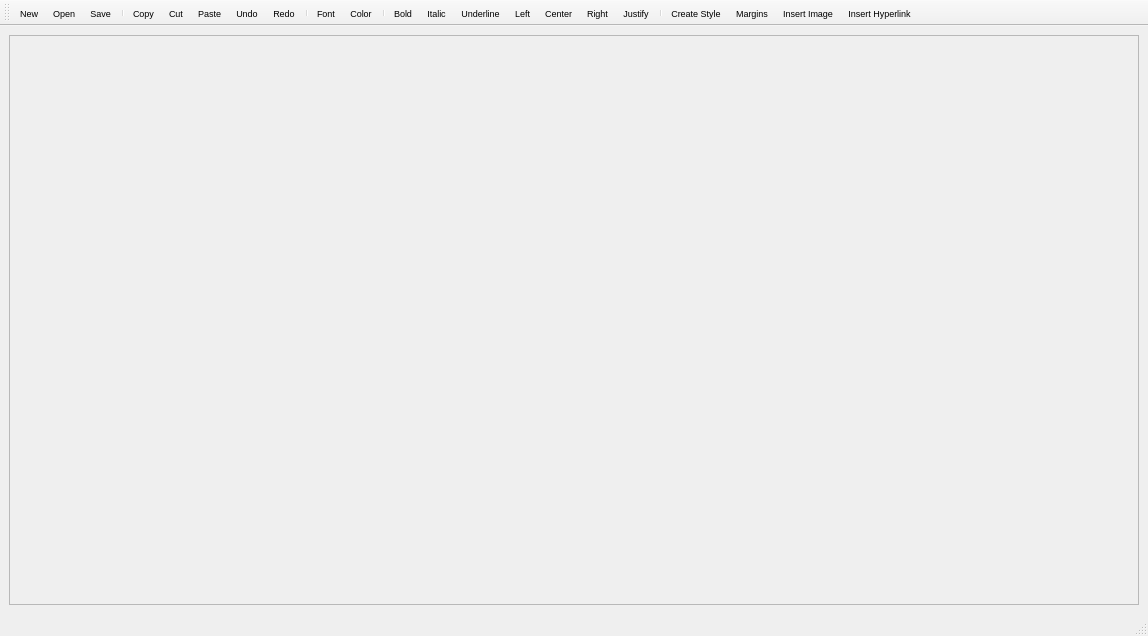
<?xml version="1.0" encoding="UTF-8"?>
<ui version="4.0">
 <class>MainWindow</class>
 <widget class="QMainWindow" name="MainWindow">
  <property name="geometry">
   <rect>
    <x>0</x>
    <y>0</y>
    <width>1148</width>
    <height>636</height>
   </rect>
  </property>
  <property name="windowTitle">
   <string>MainWindow</string>
  </property>
  <widget class="QWidget" name="centralwidget">
   <property name="font">
    <font>
     <pointsize>8</pointsize>
     <bold>true</bold>
    </font>
   </property>
   <layout class="QGridLayout" name="gridLayout">
    <item row="0" column="0">
     <widget class="QScrollArea" name="scrollArea">
      <property name="font">
       <font>
        <pointsize>8</pointsize>
        <bold>false</bold>
       </font>
      </property>
      <property name="widgetResizable">
       <bool>true</bool>
      </property>
      <widget class="QWidget" name="scrollAreaWidgetContents">
       <property name="geometry">
        <rect>
         <x>0</x>
         <y>0</y>
         <width>1128</width>
         <height>567</height>
        </rect>
       </property>
      </widget>
     </widget>
    </item>
   </layout>
  </widget>
  <widget class="QStatusBar" name="statusbar"/>
  <widget class="QToolBar" name="toolBar">
   <property name="maximumSize">
    <size>
     <width>16777215</width>
     <height>35</height>
    </size>
   </property>
   <property name="font">
    <font>
     <pointsize>7</pointsize>
    </font>
   </property>
   <property name="windowTitle">
    <string>toolBar</string>
   </property>
   <property name="iconSize">
    <size>
     <width>25</width>
     <height>25</height>
    </size>
   </property>
   <attribute name="toolBarArea">
    <enum>TopToolBarArea</enum>
   </attribute>
   <attribute name="toolBarBreak">
    <bool>false</bool>
   </attribute>
   <addaction name="actionNew"/>
   <addaction name="actionOpen"/>
   <addaction name="actionSave"/>
   <addaction name="separator"/>
   <addaction name="actionCopy"/>
   <addaction name="actionCut"/>
   <addaction name="actionPaste"/>
   <addaction name="actionUndo"/>
   <addaction name="actionRedo"/>
   <addaction name="separator"/>
   <addaction name="actionFont"/>
   <addaction name="actionColor"/>
   <addaction name="separator"/>
   <addaction name="actionBold"/>
   <addaction name="actionItalic"/>
   <addaction name="actionUnderline"/>
   <addaction name="actionLeft_2"/>
   <addaction name="actionCenter_2"/>
   <addaction name="actionRight_2"/>
   <addaction name="actionJustify"/>
   <addaction name="separator"/>
   <addaction name="actionCreate_Style_1"/>
   <addaction name="actionMargins"/>
   <addaction name="actionImage"/>
   <addaction name="actionInsert_Hyperlink"/>
  </widget>
  <action name="actionNew">
   <property name="text">
    <string>New</string>
   </property>
  </action>
  <action name="actionOpen">
   <property name="checkable">
    <bool>false</bool>
   </property>
   <property name="checked">
    <bool>false</bool>
   </property>
   <property name="enabled">
    <bool>true</bool>
   </property>
   <property name="text">
    <string>Open</string>
   </property>
  </action>
  <action name="actionSave">
   <property name="checkable">
    <bool>false</bool>
   </property>
   <property name="checked">
    <bool>false</bool>
   </property>
   <property name="text">
    <string>Save</string>
   </property>
  </action>
  <action name="actionSave_As">
   <property name="icon">
    <iconset>
     <normaloff>:/icons/image/folder.png</normaloff>:/icons/image/folder.png</iconset>
   </property>
   <property name="text">
    <string>Save As</string>
   </property>
  </action>
  <action name="actionPrint">
   <property name="text">
    <string>Print</string>
   </property>
  </action>
  <action name="actionCopy">
   <property name="text">
    <string>Copy</string>
   </property>
  </action>
  <action name="actionCut">
   <property name="text">
    <string>Cut</string>
   </property>
  </action>
  <action name="actionPaste">
   <property name="text">
    <string>Paste</string>
   </property>
  </action>
  <action name="actionUndo">
   <property name="text">
    <string>Undo</string>
   </property>
  </action>
  <action name="actionRedo">
   <property name="text">
    <string>Redo</string>
   </property>
  </action>
  <action name="actionFont">
   <property name="text">
    <string>Font</string>
   </property>
  </action>
  <action name="actionColor">
   <property name="text">
    <string>Color</string>
   </property>
  </action>
  <action name="actionBold">
   <property name="text">
    <string>Bold</string>
   </property>
  </action>
  <action name="actionItalic">
   <property name="text">
    <string>Italic</string>
   </property>
  </action>
  <action name="actionLeft">
   <property name="text">
    <string>Left</string>
   </property>
  </action>
  <action name="actionCenter">
   <property name="text">
    <string>Center</string>
   </property>
  </action>
  <action name="actionRight">
   <property name="text">
    <string>Right</string>
   </property>
  </action>
  <action name="actionCreate_Style_1">
   <property name="text">
    <string>Create Style</string>
   </property>
  </action>
  <action name="actionPrint_3">
   <property name="text">
    <string>Print</string>
   </property>
  </action>
  <action name="actionPrint_Preview">
   <property name="text">
    <string>Print Preview</string>
   </property>
  </action>
  <action name="actionExport_PDF">
   <property name="icon">
    <iconset>
     <normaloff>:/icons/image/icons8-export-pdf-40.png</normaloff>:/icons/image/icons8-export-pdf-40.png</iconset>
   </property>
   <property name="text">
    <string>Export PDF</string>
   </property>
  </action>
  <action name="actionExit_2">
   <property name="icon">
    <iconset>
     <normaloff>:/icons/image/Delete-80_icon-icons.com_57340.png</normaloff>:/icons/image/Delete-80_icon-icons.com_57340.png</iconset>
   </property>
   <property name="text">
    <string>Exit</string>
   </property>
  </action>
  <action name="actionUnderline">
   <property name="text">
    <string>Underline</string>
   </property>
  </action>
  <action name="actionLeft_2">
   <property name="text">
    <string>Left</string>
   </property>
  </action>
  <action name="actionCenter_2">
   <property name="text">
    <string>Center</string>
   </property>
  </action>
  <action name="actionRight_2">
   <property name="text">
    <string>Right</string>
   </property>
  </action>
  <action name="actionJustify">
   <property name="text">
    <string>Justify</string>
   </property>
  </action>
  <action name="actionNew_2">
   <property name="text">
    <string>New</string>
   </property>
  </action>
  <action name="actionNew_3">
   <property name="icon">
    <iconset>
     <normaloff>:/icons/image/windows-copy-icon-28.png</normaloff>:/icons/image/windows-copy-icon-28.png</iconset>
   </property>
   <property name="text">
    <string>New</string>
   </property>
  </action>
  <action name="actionOpen_2">
   <property name="icon">
    <iconset>
     <normaloff>:/icons/image/open.png</normaloff>:/icons/image/open.png</iconset>
   </property>
   <property name="text">
    <string>Open</string>
   </property>
  </action>
  <action name="actionSave_2">
   <property name="icon">
    <iconset>
     <normaloff>:/icons/image/save.png</normaloff>:/icons/image/save.png</iconset>
   </property>
   <property name="text">
    <string>Save</string>
   </property>
  </action>
  <action name="actionSave_As_2">
   <property name="icon">
    <iconset>
     <normaloff>:/icons/image/folder.png</normaloff>:/icons/image/folder.png</iconset>
   </property>
   <property name="text">
    <string>Save As</string>
   </property>
  </action>
  <action name="actionPrint_2">
   <property name="icon">
    <iconset>
     <normaloff>:/icons/image/printer.png</normaloff>:/icons/image/printer.png</iconset>
   </property>
   <property name="text">
    <string>Print</string>
   </property>
  </action>
  <action name="actionPrint_Preview_2">
   <property name="icon">
    <iconset>
     <normaloff>:/icons/image/file.png</normaloff>:/icons/image/file.png</iconset>
   </property>
   <property name="text">
    <string>Print Preview</string>
   </property>
  </action>
  <action name="actionExport_PDF_2">
   <property name="icon">
    <iconset>
     <normaloff>:/icons/image/icons8-export-pdf-40.png</normaloff>:/icons/image/icons8-export-pdf-40.png</iconset>
   </property>
   <property name="text">
    <string>Export PDF</string>
   </property>
  </action>
  <action name="actionExit_3">
   <property name="icon">
    <iconset>
     <normaloff>:/icons/image/Delete-80_icon-icons.com_57340.png</normaloff>:/icons/image/Delete-80_icon-icons.com_57340.png</iconset>
   </property>
   <property name="text">
    <string>Exit</string>
   </property>
  </action>
  <action name="actionCopy_2">
   <property name="icon">
    <iconset>
     <normaloff>:/icons/image/copy.png</normaloff>:/icons/image/copy.png</iconset>
   </property>
   <property name="text">
    <string>Copy</string>
   </property>
  </action>
  <action name="actionCut_2">
   <property name="icon">
    <iconset>
     <normaloff>:/icons/image/cutting.png</normaloff>:/icons/image/cutting.png</iconset>
   </property>
   <property name="text">
    <string>Cut</string>
   </property>
  </action>
  <action name="actionPaste_2">
   <property name="icon">
    <iconset>
     <normaloff>:/icons/image/files.png</normaloff>:/icons/image/files.png</iconset>
   </property>
   <property name="text">
    <string>Paste</string>
   </property>
  </action>
  <action name="actionUndo_2">
   <property name="icon">
    <iconset>
     <normaloff>:/icons/image/undo.png</normaloff>:/icons/image/undo.png</iconset>
   </property>
   <property name="text">
    <string>Undo</string>
   </property>
  </action>
  <action name="actionRedo_2">
   <property name="icon">
    <iconset>
     <normaloff>:/icons/image/redo.png</normaloff>:/icons/image/redo.png</iconset>
   </property>
   <property name="text">
    <string>Redo</string>
   </property>
  </action>
  <action name="actionFont_2">
   <property name="icon">
    <iconset>
     <normaloff>:/icons/image/font.png</normaloff>:/icons/image/font.png</iconset>
   </property>
   <property name="text">
    <string>Font</string>
   </property>
  </action>
  <action name="actionColor_2">
   <property name="icon">
    <iconset>
     <normaloff>:/icons/image/eye-dropper.png</normaloff>:/icons/image/eye-dropper.png</iconset>
   </property>
   <property name="text">
    <string>Color</string>
   </property>
  </action>
  <action name="actionBold_2">
   <property name="icon">
    <iconset>
     <normaloff>:/icons/image/bold.png</normaloff>:/icons/image/bold.png</iconset>
   </property>
   <property name="text">
    <string>Bold</string>
   </property>
  </action>
  <action name="actionItalic_2">
   <property name="icon">
    <iconset>
     <normaloff>:/icons/image/italic-font.png</normaloff>:/icons/image/italic-font.png</iconset>
   </property>
   <property name="text">
    <string>Italic</string>
   </property>
  </action>
  <action name="actionLeft_3">
   <property name="text">
    <string>Left</string>
   </property>
  </action>
  <action name="actionCenter_3">
   <property name="text">
    <string>Center</string>
   </property>
  </action>
  <action name="actionRight_3">
   <property name="text">
    <string>Right</string>
   </property>
  </action>
  <action name="actionUnderline_2">
   <property name="icon">
    <iconset>
     <normaloff>:/icons/image/underline.png</normaloff>:/icons/image/underline.png</iconset>
   </property>
   <property name="text">
    <string>Underline</string>
   </property>
  </action>
  <action name="actionLeft_4">
   <property name="icon">
    <iconset>
     <normaloff>:/icons/image/align-left.png</normaloff>:/icons/image/align-left.png</iconset>
   </property>
   <property name="text">
    <string>Left</string>
   </property>
  </action>
  <action name="actionCenter_4">
   <property name="icon">
    <iconset>
     <normaloff>:/icons/image/align_text_center_icon_155836.png</normaloff>:/icons/image/align_text_center_icon_155836.png</iconset>
   </property>
   <property name="text">
    <string>Center</string>
   </property>
  </action>
  <action name="actionRighy">
   <property name="icon">
    <iconset>
     <normaloff>:/icons/image/align-right.png</normaloff>:/icons/image/align-right.png</iconset>
   </property>
   <property name="text">
    <string>Right</string>
   </property>
  </action>
  <action name="actionJustify_2">
   <property name="icon">
    <iconset>
     <normaloff>:/icons/image/align.png</normaloff>:/icons/image/align.png</iconset>
   </property>
   <property name="text">
    <string>Justify</string>
   </property>
  </action>
  <action name="actionText_Highlight_2">
   <property name="icon">
    <iconset>
     <normaloff>:/icons/image/icons8-selective-highlighting-24.png</normaloff>:/icons/image/icons8-selective-highlighting-24.png</iconset>
   </property>
   <property name="text">
    <string>Text Highlight</string>
   </property>
  </action>
  <action name="actionImage">
   <property name="text">
    <string>Insert Image</string>
   </property>
  </action>
  <action name="actionCreate_Style">
   <property name="icon">
    <iconset>
     <normaloff>:/icons/image/icons8-selective-highlighting-24.png</normaloff>:/icons/image/icons8-selective-highlighting-24.png</iconset>
   </property>
   <property name="text">
    <string>Create Style</string>
   </property>
  </action>
  <action name="actionMargins">
   <property name="text">
    <string>Margins</string>
   </property>
  </action>
  <action name="actionDefault">
   <property name="text">
    <string>Default</string>
   </property>
  </action>
  <action name="actionMargins_2">
   <property name="icon">
    <iconset>
     <normaloff>:/icons/image/icons8-отступ-48.png</normaloff>:/icons/image/icons8-отступ-48.png</iconset>
   </property>
   <property name="text">
    <string>Margins</string>
   </property>
  </action>
  <action name="actionNext_Page">
   <property name="text">
    <string>next</string>
   </property>
  </action>
  <action name="actionPrevious_Page">
   <property name="text">
    <string>previos</string>
   </property>
  </action>
  <action name="actiongo">
   <property name="text">
    <string>go</string>
   </property>
  </action>
  <action name="actionFind">
   <property name="text">
    <string>Find</string>
   </property>
  </action>
  <action name="actionReplace">
   <property name="text">
    <string>Replace</string>
   </property>
  </action>
  <action name="actionInsert_new">
   <property name="text">
    <string>Insert new</string>
   </property>
  </action>
  <action name="actionFind_2">
   <property name="text">
    <string>Find</string>
   </property>
  </action>
  <action name="actionReplace_2">
   <property name="text">
    <string>Replace</string>
   </property>
  </action>
  <action name="actionInsert_Hyperlink">
   <property name="text">
    <string>Insert Hyperlink</string>
   </property>
  </action>
  <action name="actionInsert_Image">
   <property name="icon">
    <iconset>
     <normaloff>:/icons/image/icons8-добавить-изображение-16.png</normaloff>:/icons/image/icons8-добавить-изображение-16.png</iconset>
   </property>
   <property name="text">
    <string>Insert Image</string>
   </property>
  </action>
  <action name="actionInsert_Hyperlink_2">
   <property name="icon">
    <iconset>
     <normaloff>:/icons/image/icons8-добавить-ссылку-16.png</normaloff>:/icons/image/icons8-добавить-ссылку-16.png</iconset>
   </property>
   <property name="text">
    <string>Insert Hyperlink</string>
   </property>
  </action>
  <action name="actionFind_3">
   <property name="icon">
    <iconset>
     <normaloff>:/icons/image/icons8-поиск-48.png</normaloff>:/icons/image/icons8-поиск-48.png</iconset>
   </property>
   <property name="text">
    <string>Find</string>
   </property>
  </action>
  <action name="actionReplace_3">
   <property name="icon">
    <iconset>
     <normaloff>:/icons/image/icons8-replace-100.png</normaloff>:/icons/image/icons8-replace-100.png</iconset>
   </property>
   <property name="text">
    <string>Replace</string>
   </property>
  </action>
 </widget>
 <resources>
  <include location="res.qrc"/>
 </resources>
 <connections/>
</ui>
